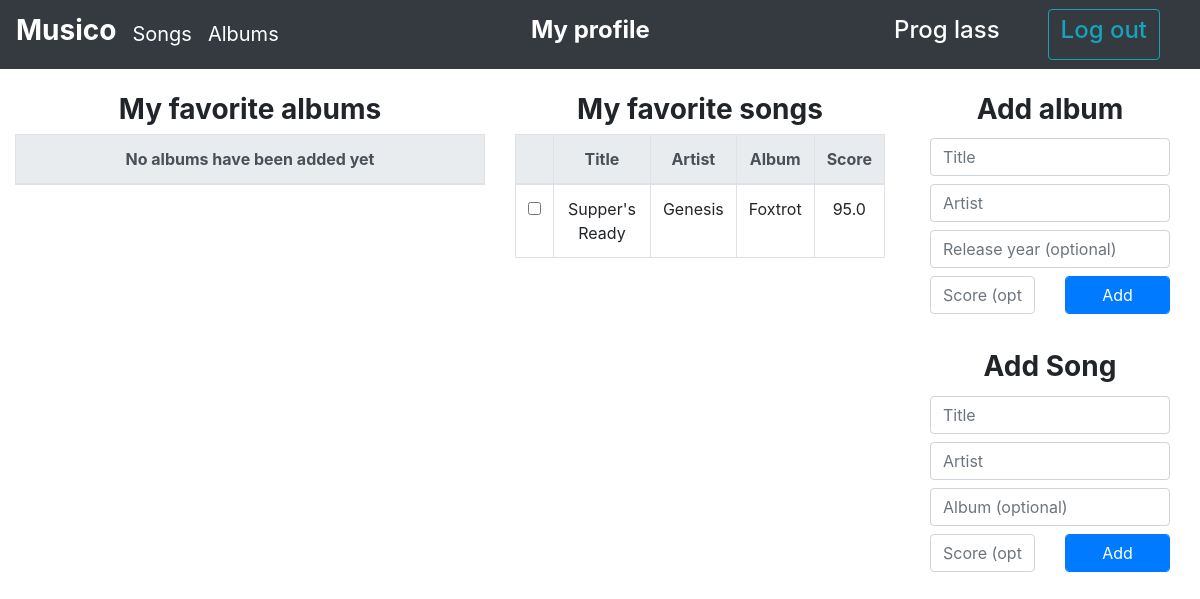
Before: /profile (signed in) with the older database file.
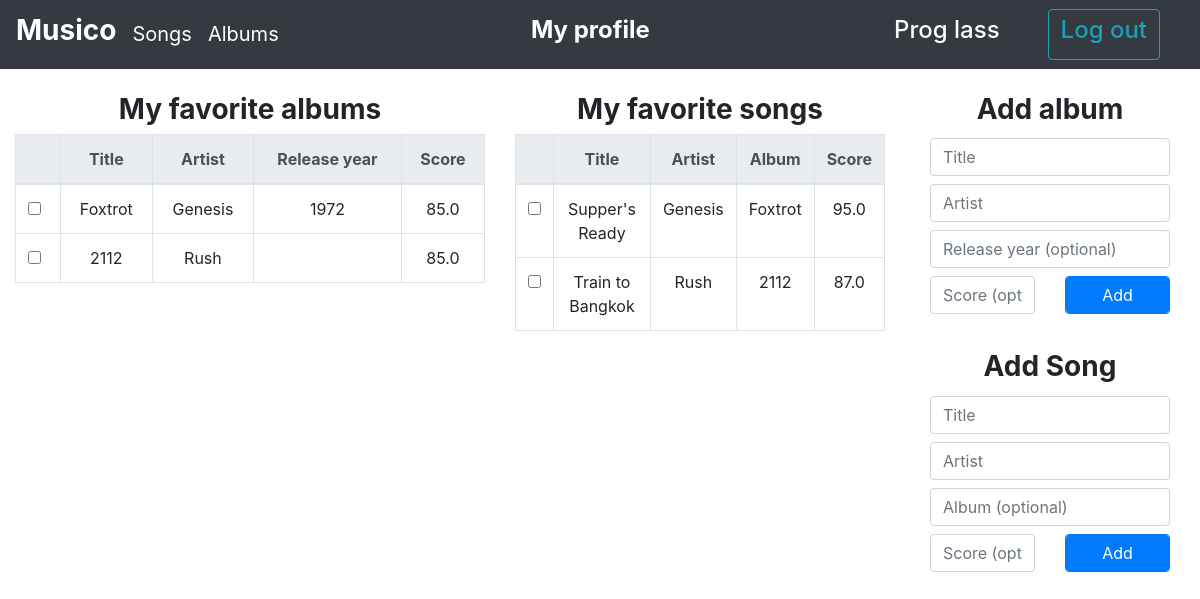
After: the same page with the newer database file.
### app/models.py (models this page shows, shortened)
class User(db.Model, UserMixin):
    id = db.Column(db.Integer, primary_key=True)
    username = db.Column(db.String(50), index=True)
    password = db.Column(db.BINARY)
    favorite_songs = db.relationship('FavoriteSong', back_populates='user')
    favorite_albums = db.relationship('FavoriteAlbum', back_populates='user')

class FavoriteSong(db.Model):
    user_id = db.Column(db.Integer, db.ForeignKey('user.id'), primary_key=True)
    song_id = db.Column(db.Integer, db.ForeignKey('song.id'), primary_key=True)
    user = db.relationship('User', back_populates='favorite_songs')
    song = db.relationship('Song', back_populates='favored')
    rating = db.Column(db.Float)

class Song(db.Model):
    id = db.Column(db.Integer, primary_key=True)
    title = db.Column(db.String(200), index=True)
    artist_id = db.Column(db.Integer, db.ForeignKey('artist.id'))
    artist = db.relationship('Artist', back_populates='songs')
    album_id = db.Column(db.Integer, db.ForeignKey('album.id'))
    album = db.relationship('Album', back_populates='songs')
    favored = db.relationship('FavoriteSong', back_populates='song')

class Artist(db.Model):
    id = db.Column(db.Integer, primary_key=True)
    name = db.Column(db.String(150), index=True)
    albums = db.relationship('Album', back_populates='artist')
    songs = db.relationship('Song', back_populates='artist')
    def __repr__(self):
        return self.name

class Album(db.Model):
    id = db.Column(db.Integer, primary_key=True)
    title = db.Column(db.String(200), index=True)
    year_released = db.Column(db.Integer, index=True)
    artist_id = db.Column(db.Integer, db.ForeignKey('artist.id'))
    artist = db.relationship('Artist', back_populates='albums')
    songs = db.relationship('Song', back_populates='album')
    favored = db.relationship('FavoriteAlbum', back_populates='album')
    def __repr__(self):
        return self.title

class FavoriteAlbum(db.Model):
    user_id = db.Column(db.Integer, db.ForeignKey('user.id'), primary_key=True)
    album_id = db.Column(db.Integer, db.ForeignKey('album.id'), primary_key=True)
    user = db.relationship('User', back_populates='favorite_albums')
    album = db.relationship('Album', back_populates='favored')
    rating = db.Column(db.Float)

### app/views.py (the view)
@app.route('/profile', methods=['GET', 'POST'])
@login_required
def profile():
    user = User.query.get(int(session['_user_id']))
    album_form = AlbumForm()
    song_form = SongForm()
    if album_form.a_submit.data and album_form.validate_on_submit():
        add_album(user, album_form)
        flash("Album added successfully")
    if song_form.s_submit.data and song_form.validate_on_submit():
        add_song(user, song_form)
        flash("Song added successfully")
    return base('profile', user=user, album_form=album_form, song_form=song_form)

### app/forms.py
class AlbumForm(FlaskForm):
    a_title = StringField('title', validators=[DataRequired(), Length(max=200)], render_kw={'placeholder': 'Title'})
    a_artist = StringField('artist', validators=[DataRequired(), Length(max=150)], render_kw={'placeholder': 'Artist'})
    year = IntegerField('year', validators=[Optional(), NumberRange(min=0, max=date.today().year + 1)], render_kw={'placeholder': 'Release year (optional)'})
    a_score = FloatField('rating', validators=[Optional(), NumberRange(min=0, max=100)], render_kw={'placeholder': 'Score (optional)'})
    a_submit = SubmitField('Add')

class SongForm(FlaskForm):
    s_title = StringField('title', validators=[DataRequired(), Length(max=200)], render_kw={'placeholder': 'Title'})
    s_artist = StringField('artist', validators=[DataRequired(), Length(max=150)], render_kw={'placeholder': 'Artist'})
    album = StringField('album', validators=[Optional(), Length(max=200)], render_kw={'placeholder': 'Album (optional)'})
    s_score = FloatField('rating', validators=[Optional(), NumberRange(min=0, max=100)], render_kw={'placeholder': 'Score (optional)'})
    s_submit = SubmitField('Add')

### app/views.py (called while the page is built)
def base(page, **kwargs):
    if 'login' in request.form:
        return redirect(url_for('login'))
    if 'signup' in request.form:
        return redirect(url_for('signup'))
    if 'logout' in request.form:
        logout_user()
        return redirect(url_for('home'))
    return render_template(f"{page}.html", **kwargs)

@login_manager.user_loader
def load_user(user_id):
    return User.query.get(int(user_id))

### app/templates/profile.html (shortened to what this page needs)
{% extends 'base.html' %}
{% block page %}My profile{% endblock %}
{% block content %}
<div class='container-fluid'>
<div class='row my-4'>
    <div class='col-5'>
        <table class="table table-hover table-bordered">
            <h3><center><b>My favorite albums</b></center></h3>
            <thead class="thead-light">
                {% if user.favorite_albums|length == 0 %}
                <tr>
                    <th scope="col"><center>No albums have been added yet</center></th>
                </tr>
                {% else %}
                <tr>
                    <th scope="col"></th>
                    <th scope="col"><center>Title</center></th>
                    <th scope="col"><center>Artist</center></th>
                    <th scope="col"><center>Release year</center></th>
                    <th scope="col"><center>Score</center></th>
                </tr>
                {% endif %}
            </thead>
            <tbody>
                {% for album in user.favorite_albums %}
                <tr>
                    <td><input type="checkbox" name="album_id" , value="{{ album.album.id }}"></td>
                    <td align="center">{{ album.album.title }}</td>
                    <td align="center">{{ album.album.artist }}</td>
                    <td align="center">
                        {% if album.album.year_released != None %}{{ album.album.year_released }}{% endif %}
                    </td>
                    <td align="center">
                        {% if album.rating != None %}{{ album.rating }}{% endif %}
                    </td>
                </tr>
                {% endfor %}
            </tbody>
        </table>
    </div>
    <div class='col-4'>
        <table class="table table-hover table-bordered">
            <h3><center><b>My favorite songs</b></center></h3>
            <thead class="thead-light">
                {% if user.favorite_songs|length == 0 %}
                <tr>
                    <th scope="col"><center>No Songs have been added yet</center></th>
                </tr>
                {% else %}
                <tr>
                    <th scope="col"></th>
                    <th scope="col"><center>Title</center></th>
                    <th scope="col"><center>Artist</center></th>
                    <th scope="col"><center>Album</center></th>
                    <th scope="col"><center>Score</center></th>
                </tr>
                {% endif %}
            </thead>
            <tbody>
                {% for song in user.favorite_songs %}
                <tr>
                    <td><input type="checkbox" name="song_id" , value="{{ song.song.id }}"></td>
                    <td align="center">{{ song.song.title }}</td>
                    <td align="center">{{ song.song.artist }}</td>
                    <td align="center">
                        {% if song.song.album != None %}{{ song.song.album }}{% endif %}
                    </td>
                    <td align="center">
                        {% if song.rating != None %}{{ song.rating }}{% endif %}
                    </td>
                </tr>
                {% endfor %}
            </tbody>
        </table>
    </div>
    <div class='col-3'>
        <h3><center><b>Add album</b></center></h3>
        <form action="" method="post" name="add_album">
            <div class='container-fluid'>
                <div class='row py-1'>
                    <div class='col-12'>
                        {{ album_form.a_title(class_='form-control') }}
                    </div>
                </div>
                <div class='row py-1'>
                    <div class='col-12'>
                        {{ album_form.a_artist(class_='form-control') }}
                    </div>
                </div>
                <div class='row py-1'>
                    <div class='col-12'>
                        {{ album_form.year(class_='form-control') }}
                    </div>
                </div>
                <div class='row py-1'>
                    <div class='col-6'>
                        {{ album_form.a_score(class_='form-control') }}
                    </div>
                    <div class="col-6">
                        {{ album_form.a_submit(class_='form-control btn btn-primary col-12') }}
                    </div>
                </div>
                <div class='row py-1'>
                </div>
            </div>
        </form>
        <br>
        <h3><center><b>Add Song</b></center></h3>
        <form action="" method="post" name="add_song">
            <div class='container-fluid'>
                <div class='row py-1'>
                    <div class='col-12'>
                        {{ song_form.s_title(class_='form-control') }}
                    </div>
                </div>
                <div class='row py-1'>
                    <div class='col-12'>
                        {{ song_form.s_artist(class_='form-control') }}
                    </div>
                </div>
                <div class='row py-1'>
                    <div class='col-12'>
                        {{ song_form.album(class_='form-control') }}
                    </div>
                </div>
                <div class="row py-1">
                    <div class='col-6'>
                        {{ song_form.s_score(class_='form-control') }}
                    </div>
                    <div class="col-6">
                        {{ song_form.s_submit(class_='form-control btn btn-primary col-12') }}
                    </div>
                </div>
            </div>
        </form>
    </div>
</div>
</div>
{% endblock %}

### app/templates/base.html (shortened to what this page needs)
<!DOCTYPE html>
<html>
<head>
  <link rel="stylesheet" href="https://stackpath.bootstrapcdn.com/bootstrap/4.2.1/css/bootstrap.min.css"
>
</head>
<body>
  <nav class="navbar navbar-expand-sm navbar-dark bg-dark" id='navbar-top'>
    <a class="navbar-brand" href="/"><h3><b>Musico</b></h3></a>
    <div class="collapse navbar-collapse" id="navbarSupportedContent">
      <ul class="navbar-nav mr-auto">
        <a class="navbar-brand" href="/songs">Songs</a>
        <a class="navbar-brand" href="/albums">Albums</a>
      </ul>
    </div>
    <div class="navbar-collapse" id="navbarSupportedContent">
        <a class="navbar-text text-white"><h4><b>{% block page %}{% endblock %}</b></h4></a>
    </div>
    <form action="", method="post">
      <span class="navbar-collapse">
          {% if current_user.is_authenticated %}
            <div class="px-2">
              <a class='navbar-brand text-white' href="/profile"><h4>{{ current_user.username }}</h4></a>
            </div>
            <div class="px-4">
              <button class="btn btn-outline-info" type="submit" name="logout"><h4>Log out</h4></button>
            </div>
        {% endif %}
      </span>
    </form>
  </nav>
  {% block content %}{% endblock %}
</body>
</html>

Changed rows visible on the page:
added FavoriteAlbum: album "Foxtrot", album.artist "Genesis", album.year_released "1972", rating "85.0"
added FavoriteAlbum: album "2112", album.artist "Rush", rating "85.0"
added FavoriteSong: song "Train to Bangkok", song.artist "Rush", song.album "2112", rating "87.0"
Other visible differences:
text no longer shown: "No albums have been added yet"
text now shown: "Title Artist Release year Score"
